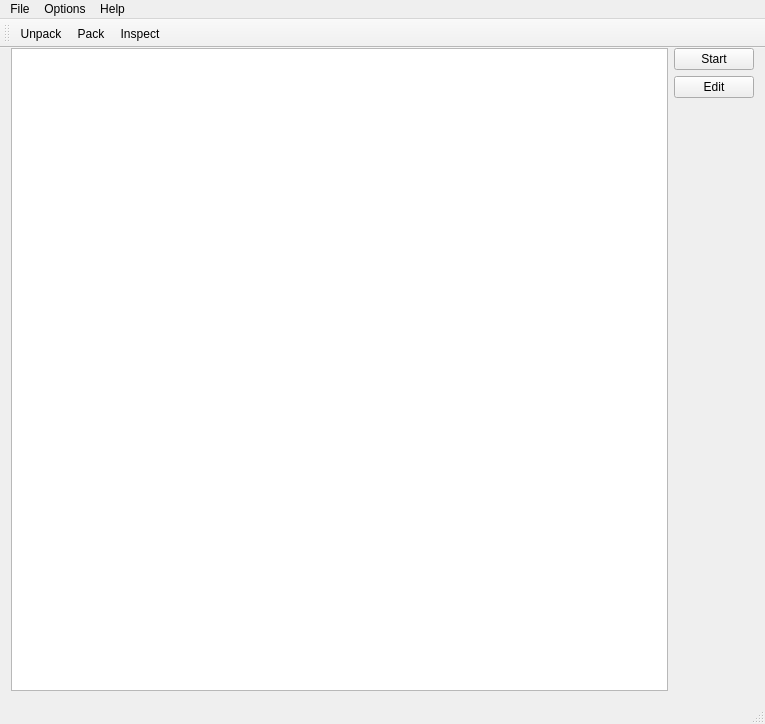
<?xml version="1.0" encoding="UTF-8"?>
<ui version="4.0">
 <class>editorWindow</class>
 <widget class="QMainWindow" name="editorWindow">
  <property name="geometry">
   <rect>
    <x>0</x>
    <y>0</y>
    <width>765</width>
    <height>724</height>
   </rect>
  </property>
  <property name="contextMenuPolicy">
   <enum>Qt::CustomContextMenu</enum>
  </property>
  <property name="windowTitle">
   <string>editorWindow</string>
  </property>
  <widget class="QWidget" name="centralWidget">
   <layout class="QHBoxLayout" name="horizontalLayout">
    <property name="topMargin">
     <number>0</number>
    </property>
    <item>
     <widget class="QTreeView" name="treeView">
      <property name="contextMenuPolicy">
       <enum>Qt::CustomContextMenu</enum>
      </property>
     </widget>
    </item>
    <item>
     <layout class="QVBoxLayout" name="verticalLayout">
      <item>
       <widget class="QPushButton" name="pushButton">
        <property name="text">
         <string>Start</string>
        </property>
        <property name="icon">
         <iconset theme="media-playback-start">
          <normaloff/>
         </iconset>
        </property>
       </widget>
      </item>
      <item>
       <widget class="QPushButton" name="pushButton_2">
        <property name="text">
         <string>Edit</string>
        </property>
        <property name="icon">
         <iconset theme="accessories-text-editor">
          <normaloff/>
         </iconset>
        </property>
       </widget>
      </item>
      <item>
       <spacer name="verticalSpacer">
        <property name="orientation">
         <enum>Qt::Vertical</enum>
        </property>
        <property name="sizeHint" stdset="0">
         <size>
          <width>20</width>
          <height>40</height>
         </size>
        </property>
       </spacer>
      </item>
     </layout>
    </item>
   </layout>
  </widget>
  <widget class="QMenuBar" name="menuBar">
   <property name="geometry">
    <rect>
     <x>0</x>
     <y>0</y>
     <width>765</width>
     <height>26</height>
    </rect>
   </property>
   <widget class="QMenu" name="menuFile">
    <property name="title">
     <string>File</string>
    </property>
    <addaction name="actionQuit"/>
   </widget>
   <widget class="QMenu" name="menuOptions">
    <property name="title">
     <string>Options</string>
    </property>
    <addaction name="actionOptions"/>
   </widget>
   <widget class="QMenu" name="menuAbout">
    <property name="title">
     <string>Help</string>
    </property>
    <addaction name="actionAbout"/>
    <addaction name="actionAbout_Qt"/>
   </widget>
   <addaction name="menuFile"/>
   <addaction name="menuOptions"/>
   <addaction name="menuAbout"/>
  </widget>
  <widget class="QStatusBar" name="statusBar"/>
  <widget class="QToolBar" name="toolBar">
   <property name="windowTitle">
    <string>toolBar</string>
   </property>
   <property name="iconSize">
    <size>
     <width>48</width>
     <height>48</height>
    </size>
   </property>
   <property name="toolButtonStyle">
    <enum>Qt::ToolButtonTextUnderIcon</enum>
   </property>
   <attribute name="toolBarArea">
    <enum>TopToolBarArea</enum>
   </attribute>
   <attribute name="toolBarBreak">
    <bool>false</bool>
   </attribute>
   <addaction name="actionUnpack"/>
   <addaction name="actionPack"/>
   <addaction name="actionInspect"/>
  </widget>
  <action name="actionQuit">
   <property name="icon">
    <iconset theme="application-exit">
     <normaloff/>
    </iconset>
   </property>
   <property name="text">
    <string>Quit</string>
   </property>
   <property name="shortcut">
    <string>Ctrl+Q</string>
   </property>
  </action>
  <action name="actionOptions">
   <property name="icon">
    <iconset theme="document-properties">
     <normaloff/>
    </iconset>
   </property>
   <property name="text">
    <string>Options...</string>
   </property>
  </action>
  <action name="actionAbout">
   <property name="icon">
    <iconset theme="help-about">
     <normaloff/>
    </iconset>
   </property>
   <property name="text">
    <string>About C4Linux</string>
   </property>
  </action>
  <action name="actionAbout_Qt">
   <property name="icon">
    <iconset theme="help-about">
     <normaloff/>
    </iconset>
   </property>
   <property name="text">
    <string>About Qt</string>
   </property>
  </action>
  <action name="actionUnpack">
   <property name="icon">
    <iconset resource="icons.qrc">
     <normaloff>:/icons/toolbar/extract.png</normaloff>:/icons/toolbar/extract.png</iconset>
   </property>
   <property name="text">
    <string>Unpack</string>
   </property>
   <property name="toolTip">
    <string>Unpack file</string>
   </property>
  </action>
  <action name="actionPack">
   <property name="icon">
    <iconset resource="icons.qrc">
     <normaloff>:/icons/toolbar/compress.png</normaloff>:/icons/toolbar/compress.png</iconset>
   </property>
   <property name="text">
    <string>Pack</string>
   </property>
   <property name="toolTip">
    <string>Pack file</string>
   </property>
  </action>
  <action name="actionInspect">
   <property name="icon">
    <iconset resource="icons.qrc">
     <normaloff>:/icons/toolbar/inspect.png</normaloff>:/icons/toolbar/inspect.png</iconset>
   </property>
   <property name="text">
    <string>Inspect</string>
   </property>
   <property name="toolTip">
    <string>Inspect file</string>
   </property>
  </action>
 </widget>
 <layoutdefault spacing="6" margin="11"/>
 <resources>
  <include location="icons.qrc"/>
 </resources>
 <connections>
  <connection>
   <sender>actionQuit</sender>
   <signal>triggered()</signal>
   <receiver>editorWindow</receiver>
   <slot>close()</slot>
   <hints>
    <hint type="sourcelabel">
     <x>-1</x>
     <y>-1</y>
    </hint>
    <hint type="destinationlabel">
     <x>380</x>
     <y>229</y>
    </hint>
   </hints>
  </connection>
  <connection>
   <sender>pushButton</sender>
   <signal>clicked()</signal>
   <receiver>editorWindow</receiver>
   <slot>buttonStartClicked()</slot>
   <hints>
    <hint type="sourcelabel">
     <x>549</x>
     <y>131</y>
    </hint>
    <hint type="destinationlabel">
     <x>559</x>
     <y>116</y>
    </hint>
   </hints>
  </connection>
  <connection>
   <sender>pushButton_2</sender>
   <signal>clicked()</signal>
   <receiver>editorWindow</receiver>
   <slot>buttonEditClicked()</slot>
   <hints>
    <hint type="sourcelabel">
     <x>549</x>
     <y>164</y>
    </hint>
    <hint type="destinationlabel">
     <x>559</x>
     <y>165</y>
    </hint>
   </hints>
  </connection>
  <connection>
   <sender>treeView</sender>
   <signal>customContextMenuRequested(QPoint)</signal>
   <receiver>editorWindow</receiver>
   <slot>treeViewContextRequested()</slot>
   <hints>
    <hint type="sourcelabel">
     <x>457</x>
     <y>459</y>
    </hint>
    <hint type="destinationlabel">
     <x>493</x>
     <y>417</y>
    </hint>
   </hints>
  </connection>
  <connection>
   <sender>actionOptions</sender>
   <signal>triggered()</signal>
   <receiver>editorWindow</receiver>
   <slot>actionOptionsActivated()</slot>
   <hints>
    <hint type="sourcelabel">
     <x>-1</x>
     <y>-1</y>
    </hint>
    <hint type="destinationlabel">
     <x>380</x>
     <y>229</y>
    </hint>
   </hints>
  </connection>
  <connection>
   <sender>actionAbout</sender>
   <signal>triggered()</signal>
   <receiver>editorWindow</receiver>
   <slot>actionAboutActivated()</slot>
   <hints>
    <hint type="sourcelabel">
     <x>-1</x>
     <y>-1</y>
    </hint>
    <hint type="destinationlabel">
     <x>380</x>
     <y>229</y>
    </hint>
   </hints>
  </connection>
  <connection>
   <sender>actionAbout_Qt</sender>
   <signal>triggered()</signal>
   <receiver>editorWindow</receiver>
   <slot>actionAboutQtActivated()</slot>
   <hints>
    <hint type="sourcelabel">
     <x>-1</x>
     <y>-1</y>
    </hint>
    <hint type="destinationlabel">
     <x>380</x>
     <y>229</y>
    </hint>
   </hints>
  </connection>
  <connection>
   <sender>actionPack</sender>
   <signal>triggered()</signal>
   <receiver>editorWindow</receiver>
   <slot>actionPackActivated()</slot>
   <hints>
    <hint type="sourcelabel">
     <x>-1</x>
     <y>-1</y>
    </hint>
    <hint type="destinationlabel">
     <x>279</x>
     <y>278</y>
    </hint>
   </hints>
  </connection>
  <connection>
   <sender>actionUnpack</sender>
   <signal>triggered()</signal>
   <receiver>editorWindow</receiver>
   <slot>actionUnpackActivated()</slot>
   <hints>
    <hint type="sourcelabel">
     <x>-1</x>
     <y>-1</y>
    </hint>
    <hint type="destinationlabel">
     <x>279</x>
     <y>278</y>
    </hint>
   </hints>
  </connection>
  <connection>
   <sender>actionInspect</sender>
   <signal>triggered()</signal>
   <receiver>editorWindow</receiver>
   <slot>actionInspectActivated()</slot>
   <hints>
    <hint type="sourcelabel">
     <x>-1</x>
     <y>-1</y>
    </hint>
    <hint type="destinationlabel">
     <x>279</x>
     <y>278</y>
    </hint>
   </hints>
  </connection>
 </connections>
 <slots>
  <slot>buttonStartClicked()</slot>
  <slot>buttonEditClicked()</slot>
  <slot>treeViewContextRequested()</slot>
  <slot>actionOptionsActivated()</slot>
  <slot>actionAboutActivated()</slot>
  <slot>actionAboutQtActivated()</slot>
  <slot>actionPackActivated()</slot>
  <slot>actionUnpackActivated()</slot>
  <slot>actionInspectActivated()</slot>
 </slots>
</ui>
